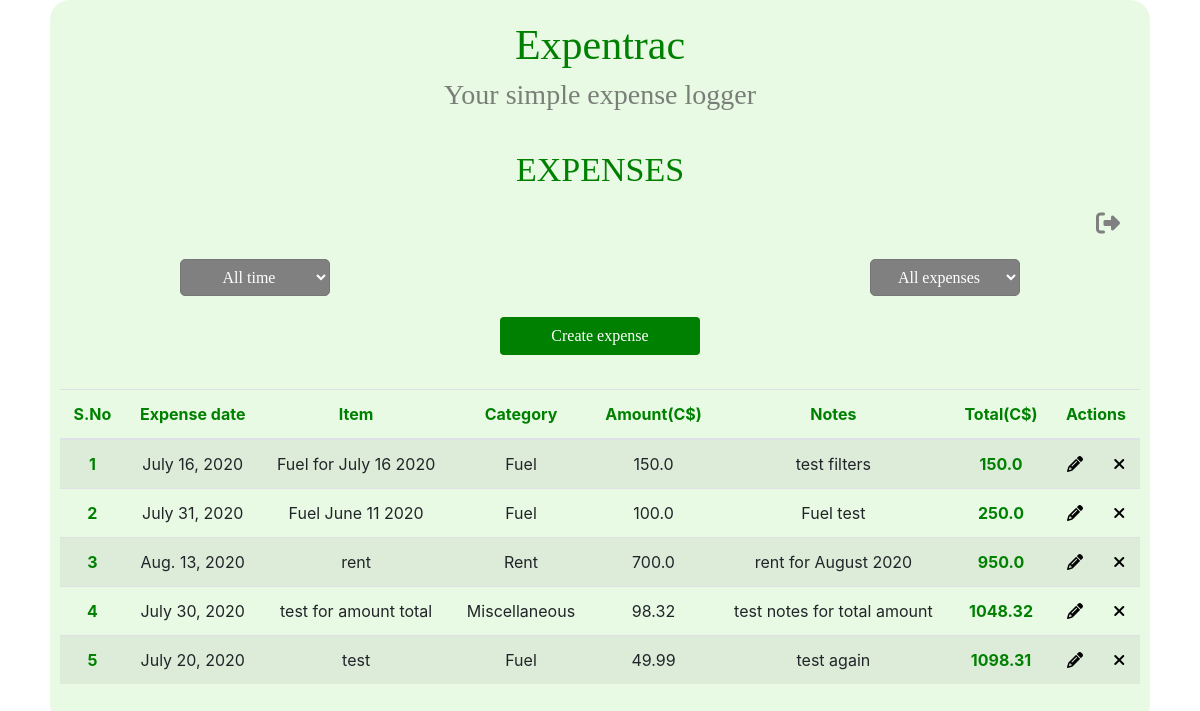
The page /tracker/sandsouza (signed in) on the database its author committed.
### tracker/models.py (models this page shows, shortened)
class Expense(models.Model):
    user = models.ForeignKey(settings.AUTH_USER_MODEL, default=0, on_delete=models.CASCADE)
    CATEGORY_CHOICES = [
        ("Clothing", "Clothing"),
        ("Food", "Food"),
        ("Fuel", "Fuel"),
        ("Rent", "Rent"),
        ("Utilities", "Utilities"),
        ("Phone", "Phone"),
        ("Education", "Education"),
        ("Miscellaneous", "Miscellaneous"),
    ]
    date = models.DateField('Date of expense', null=True)   # saved in format yyyy-mm-dd
    item = models.CharField(max_length=100, null=False, blank=False)
    category = models.CharField(max_length=20, choices=CATEGORY_CHOICES, null=True, blank=True)
    amount = models.FloatField(null=False, blank=False)
    notes = models.CharField(max_length=200, null=True, blank=True)

### tracker/views.py (the view)
# urls.py: path('tracker/<username>', views.tracker_page, name='tracker'),
@login_required()
def tracker_page(request, username):
    month_year = []
    categories = [verb_cat for code, verb_cat in Expense.CATEGORY_CHOICES]
    data = Expense.objects.filter(user=User.objects.get(username=username))
    for exp_item in data:  # get the month and year of each exp item and append to the list for the filters
        m = get_month(exp_item.date)
        y = get_year(exp_item.date)
        month_year.append(str(m)+" "+str(y))
    month_year = set(month_year)  # remove duplicates
    initial = 0
    for exp_item in data:
        total_after_exp = initial + exp_item.amount
        initial = initial + exp_item.amount
        exp_item.total_after_expense = total_after_exp   # adding another attribute to the object : total_after_expense
    if request.user.username == username:   # if the user changes the URL unwittingly or otherwise to that of another user, the page would require a login
        return shortcuts.render(request, 'tracker/trackerTable.html', {'categories': categories, 'month_year': month_year, 'object_list': data})
    else:
        return HttpResponseRedirect('/')

### tracker/views.py (called while the page is built)
def get_month(date):
    return calendar.month_name[date.month]

def get_year(date):
    return date.year

### tracker/templates/tracker/trackerTable.html (shortened to what this page needs)
{% extends "./base.html" %}
    {% block title %} EXPENSES {% endblock title %}
    {% block content %}
    <div class="logout"> <a href="/logout"><i class="fa fa-sign-out" aria-hidden="true" title="Logout" id="logout"></i> </a></div>
    <div class="filt_container">
        <div class="select-div month">
            <select id="month_filter" onchange="filt_function_month()" class='form-control1'>
                <option selected> All time </option>
            </select>
        </div>
        <div class="select-div category">
            <select id="category_filter" onchange="filt_function_category()" class='form-control1'>
                <option selected >All expenses</option>
            </select>
        </div>
    </div>
    <button id="create-expense" class="btn" type="button" name="button">Create expense</button>
    <table id="table" class="table secondary table-striped">
        <thead>
        <tr>
            <th scope="col">S.No</th>
            <th scope="col">Expense date</th>
            <th scope="col">Item</th>
            <th scope="col">Category</th>
            <th scope="col">Amount(C$)</th>
            <th scope="col">Notes</th>
            <th scope="col">Total(C$)</th>
            <th colspan="2">Actions</th>
        </tr>
      </thead>
      <tbody>
          {% for tracker in object_list %}
                <tr id={{ tracker.id }}>
                    <td style="color: green; font-weight: bold;">{{ forloop.counter }}</td>
                    <td>{{ tracker.date }}</td>
                    <td>{{ tracker.item }}</td>
                    <td>{{ tracker.category }}</td>
                    <td>{{ tracker.amount }}</td>
                    <td>{{ tracker.notes }}</td>
                    <td style="color: green;"><strong>{{ tracker.total_after_expense }}</strong></td>
                    <td> <a class="tracker_controls1" id="c"><i class="fa fa-pencil edit-expense " title="Edit" data-form-url="{% url 'tracker_row_edit' tracker.id %}"></i></a></td>
                    <td> <a href="{% url 'tracker_row_delete' id=tracker.id %}" class="tracker_controls2" id="d"><i class="fa fa-times del-expense" title="Delete"></i></a></td>
                </tr>
            {% endfor %}
      </tbody>
    </table>
    {% endblock content %}

### tracker/templates/tracker/base.html (shortened to what this page needs)
<!DOCTYPE html>
<html lang="en" xmlns="http://www.w3.org/1999/html">
<head>
    {% load static %}
    {% load bootstrap4 %}
    {% bootstrap_css %}
    <link rel = "stylesheet" type="text/css" href="../static/tracker/style.css">
</head>
<body onload="onpageload();">
    <div class="main_div">
        <div class="main_sec" id="primary">
            <div class="logo_div">
                <h1> Expentrac </h1>
                <h4> Your simple expense logger </h4>
            </div>
            <div class="work_space">
                <p class="page_title"> {% block title %}  {% endblock title %} </p>
                {% block content %} {% endblock content %}
            </div>
        </div>
    </div>
</body>
</html>

### tracker/static/tracker/style.css (style rules this page uses)
.main_div { height: 85%; width: 100%; align-items: center; box-sizing: border-box; position: absolute; flex-direction: column; display: flex; }
.main_sec { background-color: rgba(185, 237, 171, 0.327); border-radius: 20px; margin: auto; width: 1100px; height: auto; display: block; text-align: center; align-content: center; position: relative; padding: 20px 10px 24px; }
.logo_div { text-align: center; }
.logo_div h1 { color: green; font-size: 42px; font-family: "Comic Sans MS"; }
.logo_div h4 { color: rgba(61, 61, 61, 0.65); font-size: 28px; font-family: "Comic Sans MS"; }
.work_space p.page_title { color: green; font-size: 34px; font-family: "Bradley Hand"; }
button { border : none; border-radius: 10px; text-align: center; width: 10%; color: white; padding: 10px 15px; margin: 10px 5px; box-sizing: border-box; background-color: green; font-weight: bold; cursor: pointer; }
i#logout { color: gray; float: right; margin: 0 20px; font-size: 24px; }
div.filt_container { position: relative; }
.form-control1 { position: relative; width: 150px; height: 37px; font-family: "Comic Sans MS"; border-radius: 5px; color: white; background-color: gray; font-size: 16px; font-family: "Comic Sans MS"; text-align: center; cursor: pointer; padding: 0 10px; }
.month { float: left; margin-left: 120px; }
.category { float: right; margin-right: 120px; }
table th { color: green; }
a { color: black; }
button#create-expense { background-color: green; font-family: "Comic Sans MS"; color: white; width: 200px; }
i { cursor : pointer; }

### rows shown on the page
Expense: date "July 16, 2020", item "Fuel for July 16 2020", category "Fuel", amount "150.0", notes "test filters", total_after_expense "150.0"
Expense: date "July 31, 2020", item "Fuel June 11 2020", category "Fuel", amount "100.0", notes "Fuel test", total_after_expense "250.0"
Expense: date "Aug. 13, 2020", item "rent", category "Rent", amount "700.0", notes "rent for August 2020", total_after_expense "950.0"
Expense: date "July 30, 2020", item "test for amount total", category "Miscellaneous", amount "98.32", notes "test notes for total amount", total_after_expense "1048.32"
Expense: date "July 20, 2020", item "test", category "Fuel", amount "49.99", notes "test again", total_after_expense "1098.31"
